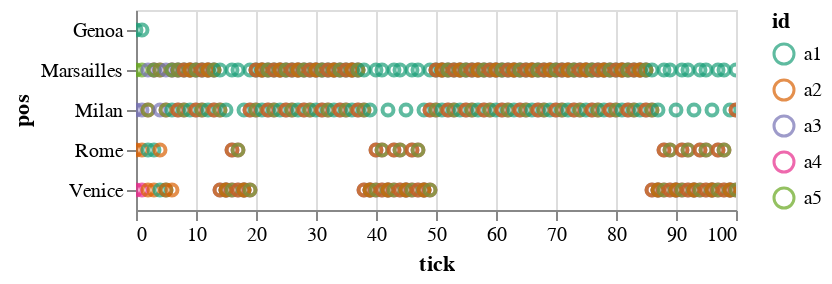

Here is the notebook cell this chart was saved with:
### Code cell
def plot_agent_locations(agents: pl.DataFrame):
    base = alt.Chart(agents).encode(
        x='tick:Q',
        y='pos:N',
        color=alt.Color('id:O').scale(scheme='dark2'),
    )
    return base.mark_point().interactive()
plot_agent_locations(agents)

### Figure 1 — Vega-Lite specification as saved in the notebook (floating-point values rounded to 4 significant figures; data arrays with more than 128 entries replaced by an {"elided": "..."} marker saying what was removed)
{"config": {"view": {"continuousWidth": 300, "continuousHeight": 300}}, "data": {"name": "data-d74d94ddd69cdd42997d02185770f1c5"}, "mark": {"type": "point"}, "encoding": {"color": {"field": "id", "scale": {"scheme": "dark2"}, "type": "ordinal"}, "x": {"field": "tick", "type": "quantitative"}, "y": {"field": "pos", "type": "nominal"}}, "params": [{"name": "param_2", "select": {"type": "interval", "encodings": ["x", "y"]}, "bind": "scales"}], "$schema": "https://vega.github.io/schema/vega-lite/v5.8.0.json", "datasets": {"data-d74d94ddd69cdd42997d02185770f1c5": {"elided": "505 records"}}}
